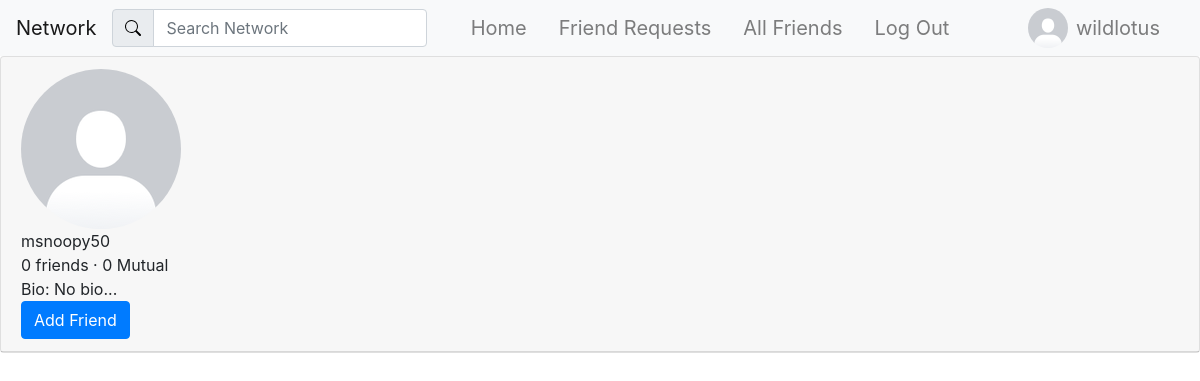
Screenshot of /profile/8 (signed in) with the database file from the repository.
### network/models.py (models this page shows)
class User(AbstractUser):
    pass

class UserProfile(models.Model):
    user = models.OneToOneField(User, primary_key=True, related_name="profile", on_delete=models.CASCADE)
    name = models.CharField(max_length=64, blank=True, null=True)
    bio = models.TextField(blank=True, default="No bio...")
    picture = models.ImageField(blank=True, default="default_profile_image.png")
    friends = models.ManyToManyField(User, blank=True, related_name="friends")

### network/views.py (the view)
# urls.py: path("profile/<int:profile_id>", views.show_profile, name="profile"),
def show_profile(request, profile_id):
    try:
        profile = UserProfile.objects.get(pk=profile_id)
        context = {
            "profile": profile,
            "posts": Post.objects.filter(author=profile).order_by('-timestamp'),
            "friend_request_available": not request.user.is_anonymous and not profile.user in request.user.profile.friends.all() and profile.user != request.user,
            "currently_friended": not request.user.is_anonymous and profile.user in request.user.profile.friends.all(),
            "friend_request_available": not request.user.is_anonymous and profile.user != request.user and not profile.user in request.user.profile.friends.all(),
        }
        if request.user.is_authenticated:
            context["self_in_friend_request"] = self_in_friend_request(profile.user, request.user)
            context["self_in_profile_friend_request"] = self_in_profile_friend_request(request.user, profile.user)
            if self_in_profile_friend_request(request.user, profile.user):
                friend_request = FriendRequest.objects.get(to_user=request.user, from_user=profile.user)
                context["friend_request_id"] = friend_request.id
            if request.user != profile.user:
                context["mutual_friends"] = mutual_friends(request.user.profile, profile)
                context["mutual_friends_amount"] = mutual_friends(request.user.profile, profile).count()
    except UserProfile.DoesNotExist:
        return JsonResponse({"error": "User matching query does not exist."})
    return render(request, "network/profile.html", context)

### network/views.py (called while the page is built)
def mutual_friends(request_user, profile):
    profile_friends = profile.friends.all()
    friends_with_profile = profile_friends.values_list('pk', flat=True)
    mutual_friends_of_request_user = request_user.friends.filter(pk__in=friends_with_profile)
    print(friends_with_profile)
    return mutual_friends_of_request_user

def self_in_friend_request(to_user, from_user):
    try:
        FriendRequest.objects.get(to_user=to_user, from_user=from_user)
        return True
    except FriendRequest.DoesNotExist:
        return False

def self_in_profile_friend_request(to_user, from_user):
    try:
        FriendRequest.objects.get(to_user=to_user, from_user=from_user)
        return True
    except FriendRequest.DoesNotExist:
        return False

### network/templates/network/profile.html (shortened to what this page needs)
{% extends "network/layout.html" %} {% load static %}
{% block body %}
    <div id="profile">
        <div class="card">
            <div class="card-header">
                <div>
                    <img class="profile_picture" src="{{ profile.picture.url }}" alt="Profile Picture" style="border-radius: 50%">
                    <div class="profile-username">
                        {{ profile.user.username }}
                    </div>
                    <div>
                        <span id="friends_amount">{{ profile.friends.count }} friends</span>
                        <span class="profile-mutual-friends">
                            &middot; {{ mutual_friends_amount }} Mutual
                        </span>
                    </div>
                    <div class="profile-bio">
                        Bio: {{ profile.bio }}
                    </div>
                    {% if friend_request_available or self_in_friend_request or currently_friended or self_in_profile_friend_request %}
                        {% if currently_friended %}
                            <button type="button" class="btn btn-primary" data-toggle="modal" data-target="#myModal">Friends</button>
                        {% elif self_in_friend_request %}
                            <button type="button" class="btn btn-primary" id="cancel_friend_request_button" data-profile_id="{{ profile.user.id }}">Cancel Request</button>
                        {% else %}
                            <button type="button" class="btn btn-primary" id="send_friend_request_button" data-profile_id="{{ profile.user.id }}">Add Friend</button>
                        {% endif %}
                    {% endif %}
                </div>
            </div>
        </div>
    </div>
{% endblock body %}

### network/templates/network/layout.html (shortened to what this page needs)
{% load static %}
<!DOCTYPE html>
<html lang="en">
<head>
    <link rel="stylesheet" href="https://stackpath.bootstrapcdn.com/bootstrap/4.4.1/css/bootstrap.min.css">
    <link rel="stylesheet" href="{% static 'network/css/styles.css' %}">
</head>
<body>
    <nav class="navbar navbar-expand-lg navbar-light bg-light">
        <a class="navbar-brand" href="{% url 'index' %}">Network</a>
        <form class="form-inline" action="{% url 'search_results' %}" method="get">
            <div class="input-group">
                <div class="input-group-prepend">
                    <span class="input-group-text" id="basic-addon1">
                        <img src="{% static 'network/images/search.svg' %}" alt="">
                    </span>
                </div>
                <input class="form-control mr-sm-2" type="search" placeholder="Search Network" aria-label="Search" name="q">
            </div>
        </form>
        <div class="collapse navbar-collapse" id="navbarNav">
            <ul class="navbar-nav mx-auto">
                <li class="nav-item">
                    <a class="navbar-brand nav-link" href="{% url 'index' %}">
                        Home
                    </a>
                </li>
                {% if user.is_authenticated %}
                <li class="nav-item">
                    <a class="navbar-brand nav-link" href="{% url 'friend_requests' %}">
                        Friend Requests
                    </a>
                </li>
                <li class="nav-item">
                    <a class="navbar-brand nav-link" href="{% url 'friends' user.id %}">
                        All Friends
                    </a>
                </li>
                <li class="nav-item">
                    <a class="navbar-brand nav-link" href="{% url 'account_logout' %}">
                        Log Out
                    </a>
                </li>
                {% endif %}
            </ul>
            {% if user.is_authenticated %}
                <ul class="navbar-nav ml-auto">
                    <li class="nav-item">
                        <img src="{{ user.profile.picture.url }}" alt="Logged in Profile Picture" width="40" height="40" style="border-radius: 50%;">
                    </li>
                    <li class="nav-item">
                        <a class="nav-link navbar-brand" href="{% url 'profile' user.id %}" id="profile">{{ user.username }}</a>
                    </li>
                </ul>
            {% endif %}
        </div>
    </nav>
    <div class="body">
        {% block body %}
        {% endblock %}
    </div>
</body>
</html>

### rows the page displays
User: profile.picture (placeholder picture), username "wildlotus"
UserProfile: picture (placeholder picture), user.username "msnoopy50", friends.count "0", bio "No bio..."

### other values shown
{{ mutual_friends_amount }} "0"
